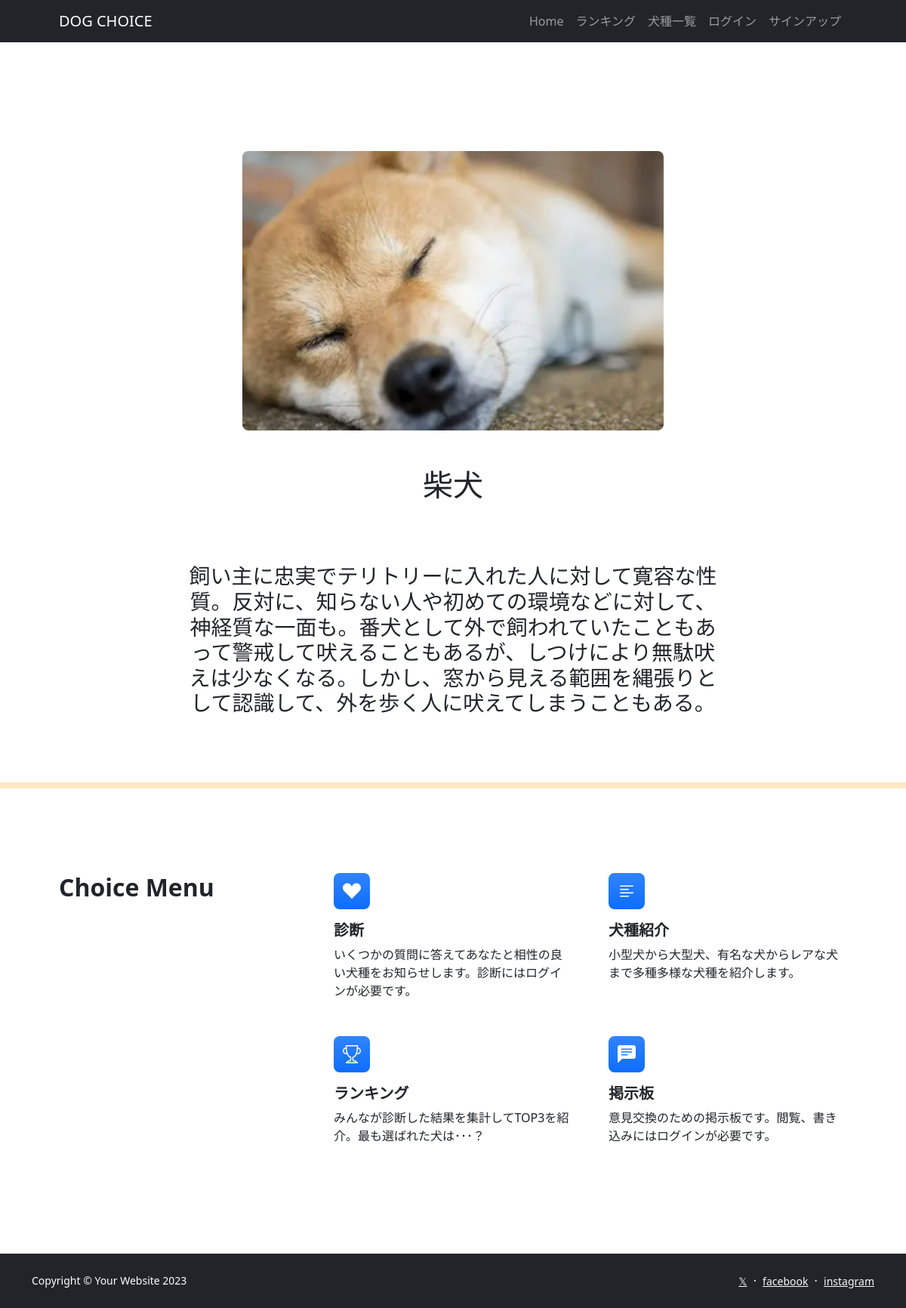
The page /dog_detail/23/ on the database its author committed.
### dogapp/models.py (models this page shows, shortened)
class Dogs(models.Model):
    dog_name = models.CharField(verbose_name='犬名', max_length=200)
    image = models.ImageField(verbose_name='イメージ', upload_to='photos')
    comment = models.TextField(verbose_name='コメント',)

### dogapp/views.py (the view)
# urls.py: path('dog_detail/<int:pk>/', views.DetailView.as_view(), name='dog_detail'),
class DetailView(DetailView):
    template_name = 'dog_detail.html'
    model = Dogs

### dogapp/templates/dog_detail.html (shortened to what this page needs)
{% extends 'base.html' %}
{% load static %}
    {% block contents %}
    <br><br><br>
            <br>
            <div class="container">
                <div class="row">
                    <div class="col offset-0 text-center">
                        <img src="{{ object.image.url }}" class="img-fluid rounded-3 my-5 mx-auto" style="max-width: 50%;" alt="...">
                        <h1>{{ object.dog_name }}</h1><br><br><br>
                        <h3 class="text-center" style="max-width: 700px; margin: 0 auto;">{{ object.comment }}</h3>
                    </div>
                </div>
            </div>
            <br><br><br>
        <hr style="border: 4px solid orange;">
    {% endblock %}

### rows shown on the page
Dogs: image (picture), dog_name "柴犬", comment "飼い主に忠実でテリトリーに入れた人に対して寛容な性質。反対に、知らない人や初めての環境などに対して、神経質な一面も。番犬として外で飼われていたこともあって警戒して吠えることもあるが、しつけにより無駄吠えは少なくなる。しかし、窓から見える範囲を縄張りとして認識して、外を歩く人に吠えてしまうこともある。"
